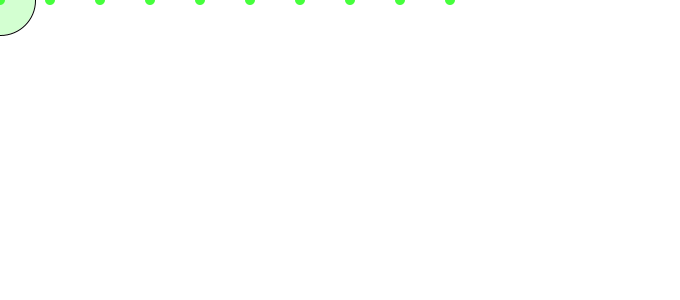
Frame 1 (no input)
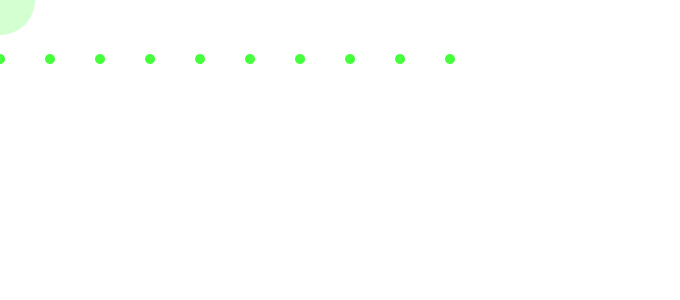
Frame 60 (the mouse pressed at the canvas centre just before this capture)
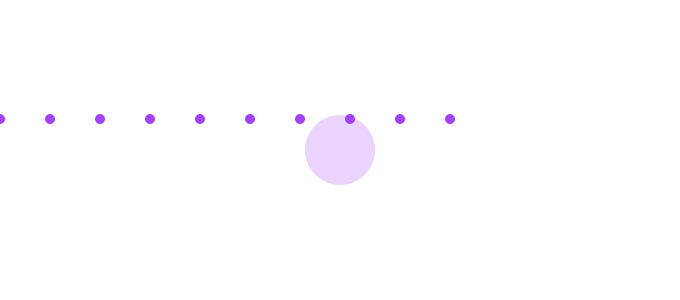
Frame 120 (the mouse held since frame 60 and released just before this capture)

The Processing sketch that drew these frames (run headless with seeded random() and noise(); from frame 60 on, the mouse is pressed at the canvas centre):

// Processing sketch: aula_introducao
// ── aula_introducao.pde
color cor;
int alt;

void setup(){
  size(680, 300); // tamanho do canvas (largura, altura)
  cor = color(70, 255, 60);
  alt = 0;
}

void draw(){
  background(255, 255, 255); //RGB-A
  fill(cor, 60);
  ellipse(mouseX, mouseY, 70, 70); // a elipse acompanha o trajeto do cursos do mouse(eixo x, eixo y)
  bola();
}

void mousePressed(){
  cor = color(random(0, 255), random(0, 255), random(100, 255)); // altera a cor aleatoriamente com o clique do mouse
}

void bola(){
  noStroke();
  fill(cor);
  
  for (int i = 0; i < 10; i++){
  ellipse(i*50, alt, 10, 10);
  }
  
  
  if(alt < height){
  alt = alt + 1;
  }
}  
